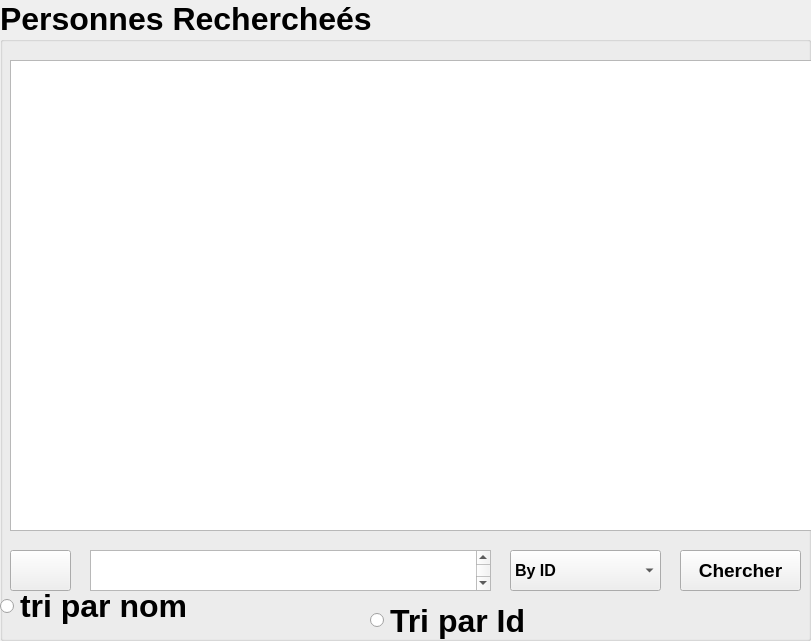
     <widget class="QGroupBox" name="groupBox">
      <property name="geometry">
       <rect>
        <x>40</x>
        <y>10</y>
        <width>811</width>
        <height>641</height>
       </rect>
      </property>
      <property name="font">
       <font>
        <pointsize>24</pointsize>
        <weight>75</weight>
        <bold>true</bold>
       </font>
      </property>
      <property name="title">
       <string>Personnes Rechercheés</string>
      </property>
      <widget class="QTableView" name="listebus">
       <property name="geometry">
        <rect>
         <x>10</x>
         <y>60</y>
         <width>851</width>
         <height>471</height>
        </rect>
       </property>
       <property name="font">
        <font>
         <pointsize>13</pointsize>
         <weight>75</weight>
         <bold>true</bold>
        </font>
       </property>
       <property name="frameShape">
        <enum>QFrame::StyledPanel</enum>
       </property>
       <property name="frameShadow">
        <enum>QFrame::Sunken</enum>
       </property>
       <property name="lineWidth">
        <number>1</number>
       </property>
       <property name="midLineWidth">
        <number>0</number>
       </property>
       <property name="sizeAdjustPolicy">
        <enum>QAbstractScrollArea::AdjustIgnored</enum>
       </property>
       <property name="alternatingRowColors">
        <bool>true</bool>
       </property>
       <property name="selectionMode">
        <enum>QAbstractItemView::ExtendedSelection</enum>
       </property>
       <property name="selectionBehavior">
        <enum>QAbstractItemView::SelectRows</enum>
       </property>
       <property name="textElideMode">
        <enum>Qt::ElideRight</enum>
       </property>
       <property name="horizontalScrollMode">
        <enum>QAbstractItemView::ScrollPerItem</enum>
       </property>
       <property name="showGrid">
        <bool>true</bool>
       </property>
       <property name="gridStyle">
        <enum>Qt::DashDotLine</enum>
       </property>
       <property name="sortingEnabled">
        <bool>true</bool>
       </property>
       <attribute name="horizontalHeaderCascadingSectionResizes">
        <bool>false</bool>
       </attribute>
       <attribute name="horizontalHeaderMinimumSectionSize">
        <number>100</number>
       </attribute>
       <attribute name="horizontalHeaderDefaultSectionSize">
        <number>152</number>
       </attribute>
       <attribute name="verticalHeaderVisible">
        <bool>false</bool>
       </attribute>
      </widget>
      <widget class="QPushButton" name="refresh">
       <property name="geometry">
        <rect>
         <x>10</x>
         <y>550</y>
         <width>61</width>
         <height>41</height>
        </rect>
       </property>
       <property name="text">
        <string/>
       </property>
       <property name="icon">
        <iconset>
         <normaloff>:/resouces/Untitled-1.png</normaloff>:/resouces/Untitled-1.png</iconset>
       </property>
       <property name="iconSize">
        <size>
         <width>40</width>
         <height>30</height>
        </size>
       </property>
      </widget>
      <widget class="QPlainTextEdit" name="espace_chercher">
       <property name="geometry">
        <rect>
         <x>90</x>
         <y>550</y>
         <width>401</width>
         <height>41</height>
        </rect>
       </property>
       <property name="font">
        <font>
         <family>MS UI Gothic</family>
         <pointsize>20</pointsize>
         <weight>50</weight>
         <bold>false</bold>
        </font>
       </property>
      </widget>
      <widget class="QComboBox" name="comboBox">
       <property name="geometry">
        <rect>
         <x>510</x>
         <y>550</y>
         <width>151</width>
         <height>41</height>
        </rect>
       </property>
       <property name="font">
        <font>
         <pointsize>12</pointsize>
         <weight>75</weight>
         <bold>true</bold>
        </font>
       </property>
       <item>
        <property name="text">
         <string>By ID</string>
        </property>
       </item>
       <item>
        <property name="text">
         <string>By Name</string>
        </property>
       </item>
       <item>
        <property name="text">
         <string>By Address</string>
        </property>
       </item>
      </widget>
      <widget class="QPushButton" name="search_button">
       <property name="geometry">
        <rect>
         <x>680</x>
         <y>550</y>
         <width>121</width>
         <height>41</height>
        </rect>
       </property>
       <property name="font">
        <font>
         <pointsize>14</pointsize>
         <weight>75</weight>
         <bold>true</bold>
        </font>
       </property>
       <property name="text">
        <string>Chercher</string>
       </property>
      </widget>
      <widget class="QRadioButton" name="radioButton">
       <property name="geometry">
        <rect>
         <x>0</x>
         <y>580</y>
         <width>321</width>
         <height>52</height>
        </rect>
       </property>
       <property name="minimumSize">
        <size>
         <width>321</width>
         <height>0</height>
        </size>
       </property>
       <property name="text">
        <string>tri par nom</string>
       </property>
      </widget>
      <widget class="QRadioButton" name="radioButton_2">
       <property name="geometry">
        <rect>
         <x>370</x>
         <y>600</y>
         <width>321</width>
         <height>41</height>
        </rect>
       </property>
       <property name="text">
        <string>Tri par Id</string>
       </property>
      </widget>
     </widget>
